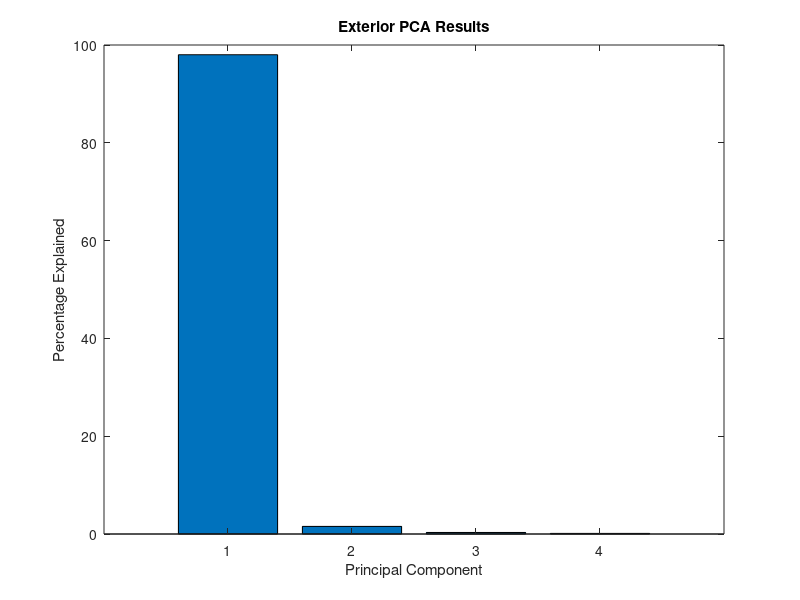
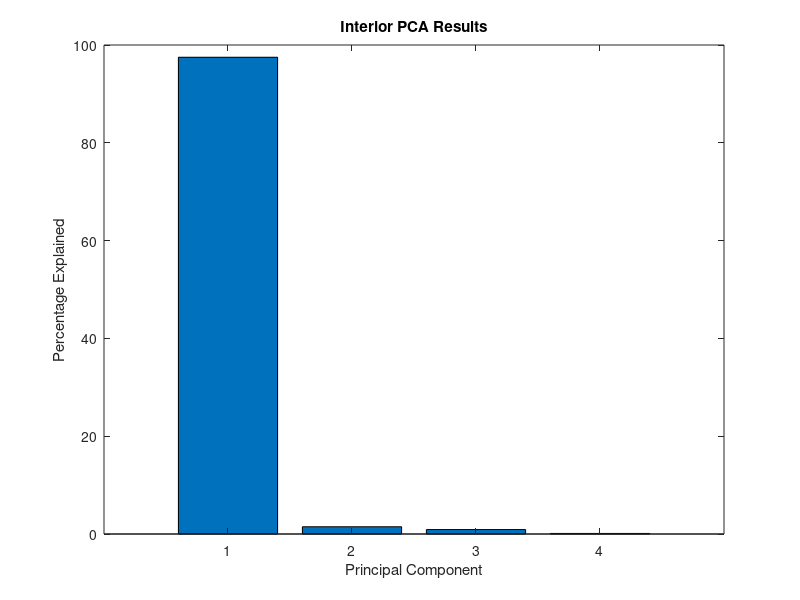
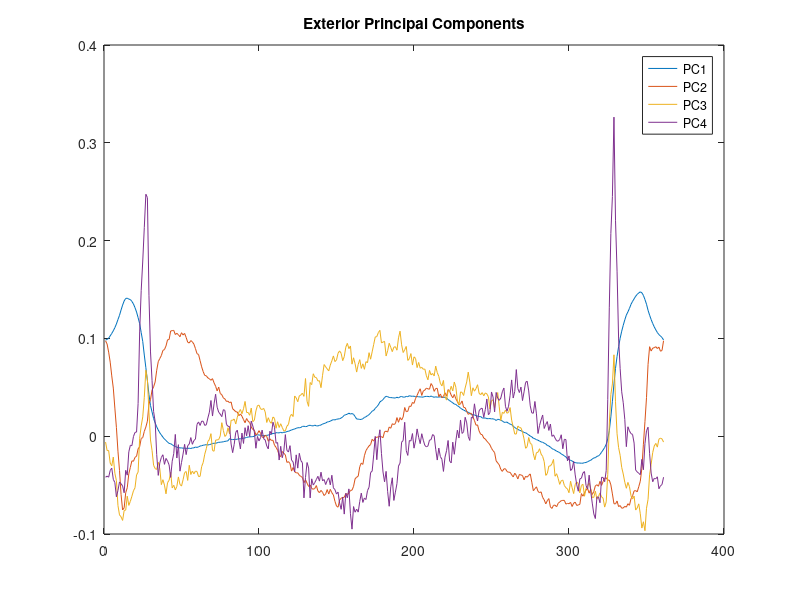
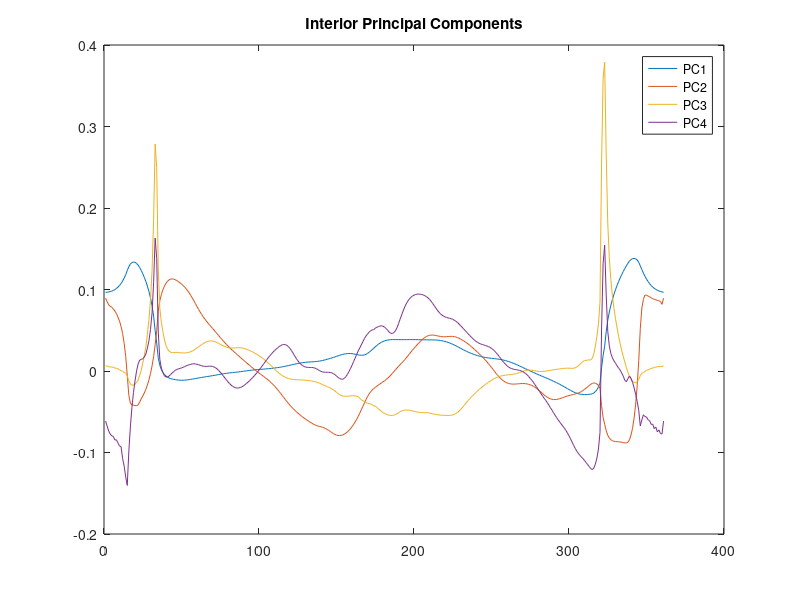

The MATLAB script that drew these images, in order:
load five_sections_R.mat

[extPCAs, extcoeffs, extPCA_variances, exttstat, extexplained, extvarMeans] = pca(DATA_ext);
[intPCAs, intcoeffs, intPCA_variances, inttstat, intexplained, intvarMeans] = pca(DATA_int);

threshold = 95;

figure(1);
bar(extexplained);
title('Exterior PCA Results');
xlabel('Principal Component');
ylabel('Percentage Explained');

figure(2);
bar(intexplained);
title('Interior PCA Results');
xlabel('Principal Component');
ylabel('Percentage Explained');

figure(3);
plot(extPCAs);
title('Exterior Principal Components');
legend('PC1','PC2','PC3','PC4');

figure(4);
plot(intPCAs);
title('Interior Principal Components');
legend('PC1','PC2','PC3','PC4');
